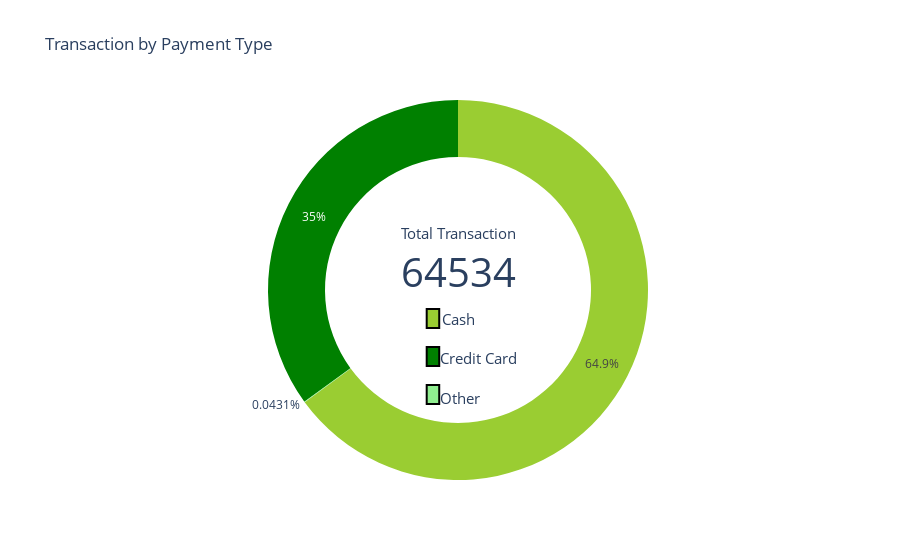

The notebook cell saved with this chart:
### Code cell
fig = go.Figure()


fig.add_trace(go.Pie(labels = ['Credit Card','Cash','Other'], 
                     values = payment_["count"], 
                     name  = "Payment Type",
                     marker= {'colors': ["Green","YellowGreen","LightGreen"]}),
              )
fig.update_traces(hole=0.7, hoverinfo="label+percent+name")

fig.update_layout(
    title_text="Transaction by Payment Type",
    showlegend=False,
    annotations=[dict(text="Total Transaction", x=0.17+0.33, y=0.65, font_size=15, showarrow=False),
                 dict(text=str(payment_["count"].sum()), x=0.190+0.31, y=0.55, font_size=40, showarrow=False),
                 dict(text="Cash", x=0.501, y=0.425, font_size=15, showarrow=False),
                 dict(text="Credit Card", x=0.533, y=0.29, font_size=15, showarrow=False),
                 dict(text="Other", x=0.503, y=0.185, font_size=15, showarrow=False),
                ])

fig.add_shape(type="rect",
    x0=0.1+0.35,
    y0=0.40, 
    x1=0.2+0.27, 
    y1=0.45,
    line=dict(
        color="Black",
        width=2,
    ),
    fillcolor="YellowGreen",
)

fig.add_shape(type="rect",
    x0=0.1+0.35, 
    y0=0.30, 
    x1=0.2+0.27, 
    y1=0.35,
    line=dict(
        color="Black",
        width=2,
    ),
    fillcolor="Green",
)

fig.add_shape(type="rect",
    x0=0.1+0.35, 
    y0=0.20, 
    x1=0.2+0.27, 
    y1=0.25,
    line=dict(
        color="Black",
        width=2,
    ),
    fillcolor="LightGreen",
)

# Show the result
fig.show()

### Figure 1 — Plotly figure (JSON) as saved in the notebook; plotly's stock layout.template omitted (floating-point values rounded to 4 significant figures)
{"data": [{"hole": 0.7, "hoverinfo": "label+percent+name", "labels": ["Credit Card", "Cash", "Other"], "marker": {"colors": ["Green", "YellowGreen", "LightGreen"]}, "name": "Payment Type", "type": "pie", "values": [21124, 39187, 26, 1, 4196]}], "layout": {"annotations": [{"font": {"size": 15}, "showarrow": false, "text": "Total Transaction", "x": 0.5, "y": 0.65}, {"font": {"size": 40}, "showarrow": false, "text": "64534", "x": 0.5, "y": 0.55}, {"font": {"size": 15}, "showarrow": false, "text": "Cash", "x": 0.501, "y": 0.425}, {"font": {"size": 15}, "showarrow": false, "text": "Credit Card", "x": 0.533, "y": 0.29}, {"font": {"size": 15}, "showarrow": false, "text": "Other", "x": 0.503, "y": 0.185}], "shapes": [{"fillcolor": "YellowGreen", "line": {"color": "Black", "width": 2}, "type": "rect", "x0": 0.45, "x1": 0.47, "y0": 0.4, "y1": 0.45}, {"fillcolor": "Green", "line": {"color": "Black", "width": 2}, "type": "rect", "x0": 0.45, "x1": 0.47, "y0": 0.3, "y1": 0.35}, {"fillcolor": "LightGreen", "line": {"color": "Black", "width": 2}, "type": "rect", "x0": 0.45, "x1": 0.47, "y0": 0.2, "y1": 0.25}], "showlegend": false, "title": {"text": "Transaction by Payment Type"}}}
